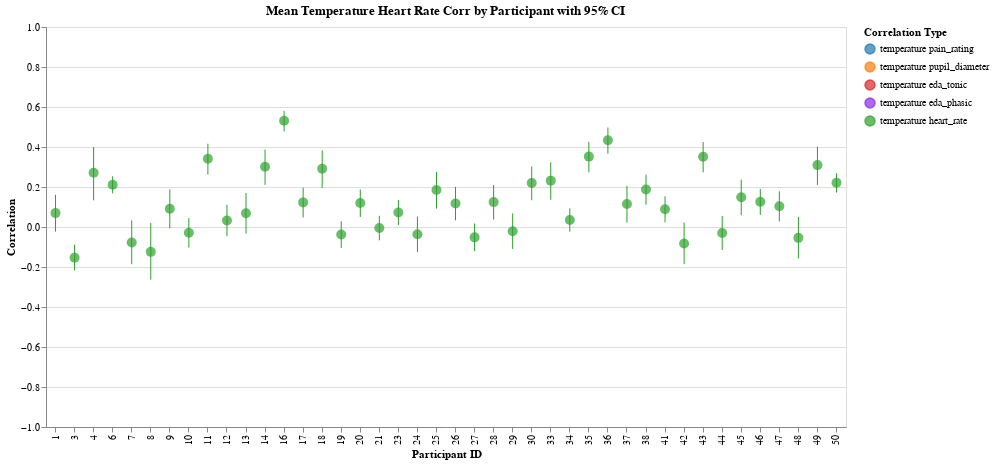

Write notebook code for a chart like this one.
### Markdown cell above
## Temperature / Heartrate

### Code cell
col1, col2 = "temperature", "heart_rate"

corr_by_trial = calculate_correlations_by_trial(df, col1, col2)
corr_by_participant = aggregate_correlations_fisher_z(
    corr_by_trial, col1, col2, "participant_id", include_ci=True
)
plot_correlations_by_trial(corr_by_trial, col1, col2)
heart_rate = plot_correlations_by_participant(
    corr_by_participant, col1, col2, with_config=-False, color_map=COLORS
)
heart_rate

### Figure 1 — Vega-Lite specification as saved in the notebook (floating-point values rounded to 4 significant figures)
{"config": {"view": {"continuousWidth": 300, "continuousHeight": 300}}, "layer": [{"mark": {"type": "rule"}, "encoding": {"color": {"field": "correlation_type", "legend": {"labelExpr": "replace(replace(datum.label, '_corr', ''), '_', ' ')", "title": "Correlation Type"}, "scale": {"domain": ["temperature_pain_rating_corr", "temperature_pupil_diameter_corr", "temperature_eda_tonic_corr", "temperature_eda_phasic_corr", "temperature_heart_rate_corr"], "range": ["#1f77b4", "#ff7f0e", "#d62728", "#8a2be2", "#2ca02c"]}, "type": "nominal"}, "x": {"axis": {"title": "Participant ID"}, "field": "participant_id", "type": "ordinal"}, "y": {"axis": {"title": "Correlation"}, "field": "participant_id_temperature_heart_rate_corr_ci_lower", "scale": {"domain": [-1, 1]}, "type": "quantitative"}, "y2": {"field": "participant_id_temperature_heart_rate_corr_ci_upper"}}, "title": "Mean Temperature Heart Rate Corr by Participant with 95% CI"}, {"mark": {"type": "circle", "size": 100}, "encoding": {"color": {"field": "correlation_type", "legend": {"labelExpr": "replace(replace(datum.label, '_corr', ''), '_', ' ')", "title": "Correlation Type"}, "scale": {"domain": ["temperature_pain_rating_corr", "temperature_pupil_diameter_corr", "temperature_eda_tonic_corr", "temperature_eda_phasic_corr", "temperature_heart_rate_corr"], "range": ["#1f77b4", "#ff7f0e", "#d62728", "#8a2be2", "#2ca02c"]}, "type": "nominal"}, "tooltip": [{"field": "participant_id", "title": "Participant", "type": "nominal"}, {"field": "participant_id_temperature_heart_rate_corr_mean", "format": ".3f", "title": "Mean Correlation", "type": "quantitative"}, {"field": "participant_id_temperature_heart_rate_corr_ci_lower", "format": ".3f", "title": "CI Lower", "type": "quantitative"}, {"field": "participant_id_temperature_heart_rate_corr_ci_upper", "format": ".3f", "title": "CI Upper", "type": "quantitative"}], "x": {"axis": {"title": "Participant ID"}, "field": "participant_id", "type": "ordinal"}, "y": {"field": "participant_id_temperature_heart_rate_corr_mean", "type": "quantitative"}}, "title": "Mean Temperature Heart Rate Corr by Participant with 95% CI"}], "data": {"name": "data-a3e125478eb69fa94adc1a2b35fadeb4"}, "height": 400, "width": 800, "$schema": "https://vega.github.io/schema/vega-lite/v5.20.1.json", "datasets": {"data-a3e125478eb69fa94adc1a2b35fadeb4": [{"participant_id": 1, "participant_id_temperature_heart_rate_corr_mean": 0.06952, "participant_id_temperature_heart_rate_corr_ci_lower": -0.02295, "participant_id_temperature_heart_rate_corr_ci_upper": 0.1608, "correlation_type": "temperature_heart_rate_corr"}, {"participant_id": 3, "participant_id_temperature_heart_rate_corr_mean": -0.1531, "participant_id_temperature_heart_rate_corr_ci_lower": -0.217, "participant_id_temperature_heart_rate_corr_ci_upper": -0.08791, "correlation_type": "temperature_heart_rate_corr"}, {"participant_id": 4, "participant_id_temperature_heart_rate_corr_mean": 0.2712, "participant_id_temperature_heart_rate_corr_ci_lower": 0.1332, "participant_id_temperature_heart_rate_corr_ci_upper": 0.3989, "correlation_type": "temperature_heart_rate_corr"}, {"participant_id": 6, "participant_id_temperature_heart_rate_corr_mean": 0.2113, "participant_id_temperature_heart_rate_corr_ci_lower": 0.1682, "participant_id_temperature_heart_rate_corr_ci_upper": 0.2537, "correlation_type": "temperature_heart_rate_corr"}, {"participant_id": 7, "participant_id_temperature_heart_rate_corr_mean": -0.07747, "participant_id_temperature_heart_rate_corr_ci_lower": -0.1861, "participant_id_temperature_heart_rate_corr_ci_upper": 0.03305, "correlation_type": "temperature_heart_rate_corr"}, {"participant_id": 8, "participant_id_temperature_heart_rate_corr_mean": -0.1243, "participant_id_temperature_heart_rate_corr_ci_lower": -0.2634, "participant_id_temperature_heart_rate_corr_ci_upper": 0.01994, "correlation_type": "temperature_heart_rate_corr"}, {"participant_id": 9, "participant_id_temperature_heart_rate_corr_mean": 0.09134, "participant_id_temperature_heart_rate_corr_ci_lower": -0.007415, "participant_id_temperature_heart_rate_corr_ci_upper": 0.1883, "correlation_type": "temperature_heart_rate_corr"}, {"participant_id": 10, "participant_id_temperature_heart_rate_corr_mean": -0.02909, "participant_id_temperature_heart_rate_corr_ci_lower": -0.1026, "participant_id_temperature_heart_rate_corr_ci_upper": 0.04468, "correlation_type": "temperature_heart_rate_corr"}, {"participant_id": 11, "participant_id_temperature_heart_rate_corr_mean": 0.3415, "participant_id_temperature_heart_rate_corr_ci_lower": 0.2621, "participant_id_temperature_heart_rate_corr_ci_upper": 0.4163, "correlation_type": "temperature_heart_rate_corr"}, {"participant_id": 12, "participant_id_temperature_heart_rate_corr_mean": 0.03239, "participant_id_temperature_heart_rate_corr_ci_lower": -0.04591, "participant_id_temperature_heart_rate_corr_ci_upper": 0.1103, "correlation_type": "temperature_heart_rate_corr"}, {"participant_id": 13, "participant_id_temperature_heart_rate_corr_mean": 0.0691, "participant_id_temperature_heart_rate_corr_ci_lower": -0.03283, "participant_id_temperature_heart_rate_corr_ci_upper": 0.1696, "correlation_type": "temperature_heart_rate_corr"}, {"participant_id": 14, "participant_id_temperature_heart_rate_corr_mean": 0.3013, "participant_id_temperature_heart_rate_corr_ci_lower": 0.2107, "participant_id_temperature_heart_rate_corr_ci_upper": 0.3869, "correlation_type": "temperature_heart_rate_corr"}, {"participant_id": 16, "participant_id_temperature_heart_rate_corr_mean": 0.531, "participant_id_temperature_heart_rate_corr_ci_lower": 0.4773, "participant_id_temperature_heart_rate_corr_ci_upper": 0.5808, "correlation_type": "temperature_heart_rate_corr"}, {"participant_id": 17, "participant_id_temperature_heart_rate_corr_mean": 0.123, "participant_id_temperature_heart_rate_corr_ci_lower": 0.0479, "participant_id_temperature_heart_rate_corr_ci_upper": 0.1967, "correlation_type": "temperature_heart_rate_corr"}, {"participant_id": 18, "participant_id_temperature_heart_rate_corr_mean": 0.2915, "participant_id_temperature_heart_rate_corr_ci_lower": 0.195, "participant_id_temperature_heart_rate_corr_ci_upper": 0.3824, "correlation_type": "temperature_heart_rate_corr"}, {"participant_id": 19, "participant_id_temperature_heart_rate_corr_mean": -0.03792, "participant_id_temperature_heart_rate_corr_ci_lower": -0.1045, "participant_id_temperature_heart_rate_corr_ci_upper": 0.02898, "correlation_type": "temperature_heart_rate_corr"}, {"participant_id": 20, "participant_id_temperature_heart_rate_corr_mean": 0.1196, "participant_id_temperature_heart_rate_corr_ci_lower": 0.05053, "participant_id_temperature_heart_rate_corr_ci_upper": 0.1876, "correlation_type": "temperature_heart_rate_corr"}, {"participant_id": 21, "participant_id_temperature_heart_rate_corr_mean": -0.005335, "participant_id_temperature_heart_rate_corr_ci_lower": -0.06668, "participant_id_temperature_heart_rate_corr_ci_upper": 0.05604, "correlation_type": "temperature_heart_rate_corr"}, {"participant_id": 23, "participant_id_temperature_heart_rate_corr_mean": 0.07275, "participant_id_temperature_heart_rate_corr_ci_lower": 0.009756, "participant_id_temperature_heart_rate_corr_ci_upper": 0.1352, "correlation_type": "temperature_heart_rate_corr"}, {"participant_id": 24, "participant_id_temperature_heart_rate_corr_mean": -0.03651, "participant_id_temperature_heart_rate_corr_ci_lower": -0.1247, "participant_id_temperature_heart_rate_corr_ci_upper": 0.0522, "correlation_type": "temperature_heart_rate_corr"}, {"participant_id": 25, "participant_id_temperature_heart_rate_corr_mean": 0.1851, "participant_id_temperature_heart_rate_corr_ci_lower": 0.09185, "participant_id_temperature_heart_rate_corr_ci_upper": 0.2752, "correlation_type": "temperature_heart_rate_corr"}, {"participant_id": 26, "participant_id_temperature_heart_rate_corr_mean": 0.1177, "participant_id_temperature_heart_rate_corr_ci_lower": 0.03313, "participant_id_temperature_heart_rate_corr_ci_upper": 0.2006, "correlation_type": "temperature_heart_rate_corr"}, {"participant_id": 27, "participant_id_temperature_heart_rate_corr_mean": -0.05171, "participant_id_temperature_heart_rate_corr_ci_lower": -0.1205, "participant_id_temperature_heart_rate_corr_ci_upper": 0.01755, "correlation_type": "temperature_heart_rate_corr"}, {"participant_id": 28, "participant_id_temperature_heart_rate_corr_mean": 0.1244, "participant_id_temperature_heart_rate_corr_ci_lower": 0.03734, "participant_id_temperature_heart_rate_corr_ci_upper": 0.2096, "correlation_type": "temperature_heart_rate_corr"}, {"participant_id": 29, "participant_id_temperature_heart_rate_corr_mean": -0.02119, "participant_id_temperature_heart_rate_corr_ci_lower": -0.1098, "participant_id_temperature_heart_rate_corr_ci_upper": 0.06773, "correlation_type": "temperature_heart_rate_corr"}, {"participant_id": 30, "participant_id_temperature_heart_rate_corr_mean": 0.2198, "participant_id_temperature_heart_rate_corr_ci_lower": 0.1338, "participant_id_temperature_heart_rate_corr_ci_upper": 0.3025, "correlation_type": "temperature_heart_rate_corr"}, {"participant_id": 33, "participant_id_temperature_heart_rate_corr_mean": 0.2317, "participant_id_temperature_heart_rate_corr_ci_lower": 0.136, "participant_id_temperature_heart_rate_corr_ci_upper": 0.3232, "correlation_type": "temperature_heart_rate_corr"}, {"participant_id": 34, "participant_id_temperature_heart_rate_corr_mean": 0.03507, "participant_id_temperature_heart_rate_corr_ci_lower": -0.0235, "participant_id_temperature_heart_rate_corr_ci_upper": 0.0934, "correlation_type": "temperature_heart_rate_corr"}, {"participant_id": 35, "participant_id_temperature_heart_rate_corr_mean": 0.352, "participant_id_temperature_heart_rate_corr_ci_lower": 0.2737, "participant_id_temperature_heart_rate_corr_ci_upper": 0.4257, "correlation_type": "temperature_heart_rate_corr"}, {"participant_id": 36, "participant_id_temperature_heart_rate_corr_mean": 0.4342, "participant_id_temperature_heart_rate_corr_ci_lower": 0.3663, "participant_id_temperature_heart_rate_corr_ci_upper": 0.4974, "correlation_type": "temperature_heart_rate_corr"}, {"participant_id": 37, "participant_id_temperature_heart_rate_corr_mean": 0.115, "participant_id_temperature_heart_rate_corr_ci_lower": 0.02201, "participant_id_temperature_heart_rate_corr_ci_upper": 0.206, "correlation_type": "temperature_heart_rate_corr"}, {"participant_id": 38, "participant_id_temperature_heart_rate_corr_mean": 0.1876, "participant_id_temperature_heart_rate_corr_ci_lower": 0.1114, "participant_id_temperature_heart_rate_corr_ci_upper": 0.2616, "correlation_type": "temperature_heart_rate_corr"}, {"participant_id": 41, "participant_id_temperature_heart_rate_corr_mean": 0.08865, "participant_id_temperature_heart_rate_corr_ci_lower": 0.02283, "participant_id_temperature_heart_rate_corr_ci_upper": 0.1537, "correlation_type": "temperature_heart_rate_corr"}, {"participant_id": 42, "participant_id_temperature_heart_rate_corr_mean": -0.08267, "participant_id_temperature_heart_rate_corr_ci_lower": -0.1857, "participant_id_temperature_heart_rate_corr_ci_upper": 0.02218, "correlation_type": "temperature_heart_rate_corr"}, {"participant_id": 43, "participant_id_temperature_heart_rate_corr_mean": 0.3514, "participant_id_temperature_heart_rate_corr_ci_lower": 0.2734, "participant_id_temperature_heart_rate_corr_ci_upper": 0.4249, "correlation_type": "temperature_heart_rate_corr"}, {"participant_id": 44, "participant_id_temperature_heart_rate_corr_mean": -0.03019, "participant_id_temperature_heart_rate_corr_ci_lower": -0.1154, "participant_id_temperature_heart_rate_corr_ci_upper": 0.05543, "correlation_type": "temperature_heart_rate_corr"}, {"participant_id": 45, "participant_id_temperature_heart_rate_corr_mean": 0.1489, "participant_id_temperature_heart_rate_corr_ci_lower": 0.059, "participant_id_temperature_heart_rate_corr_ci_upper": 0.2364, "correlation_type": "temperature_heart_rate_corr"}, {"participant_id": 46, "participant_id_temperature_heart_rate_corr_mean": 0.1262, "participant_id_temperature_heart_rate_corr_ci_lower": 0.0604, "participant_id_temperature_heart_rate_corr_ci_upper": 0.1908, "correlation_type": "temperature_heart_rate_corr"}, {"participant_id": 47, "participant_id_temperature_heart_rate_corr_mean": 0.1037, "participant_id_temperature_heart_rate_corr_ci_lower": 0.02766, "participant_id_temperature_heart_rate_corr_ci_upper": 0.1786, "correlation_type": "temperature_heart_rate_corr"}, {"participant_id": 48, "participant_id_temperature_heart_rate_corr_mean": -0.05428, "participant_id_temperature_heart_rate_corr_ci_lower": -0.1579, "participant_id_temperature_heart_rate_corr_ci_upper": 0.05054, "correlation_type": "temperature_heart_rate_corr"}, {"participant_id": 49, "participant_id_temperature_heart_rate_corr_mean": 0.3095, "participant_id_temperature_heart_rate_corr_ci_lower": 0.2106, "participant_id_temperature_heart_rate_corr_ci_upper": 0.4022, "correlation_type": "temperature_heart_rate_corr"}, {"participant_id": 50, "participant_id_temperature_heart_rate_corr_mean": 0.2211, "participant_id_temperature_heart_rate_corr_ci_lower": 0.1722, "participant_id_temperature_heart_rate_corr_ci_upper": 0.2688, "correlation_type": "temperature_heart_rate_corr"}]}}
